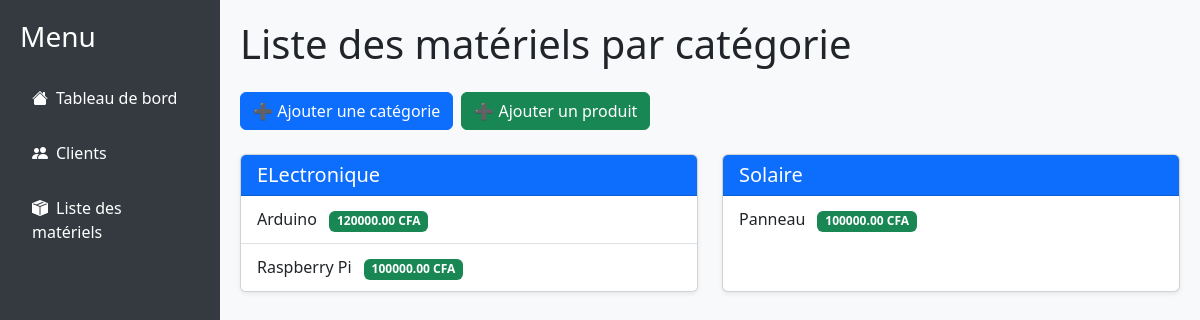
/materiels/, run on an earlier commit of the app's database.
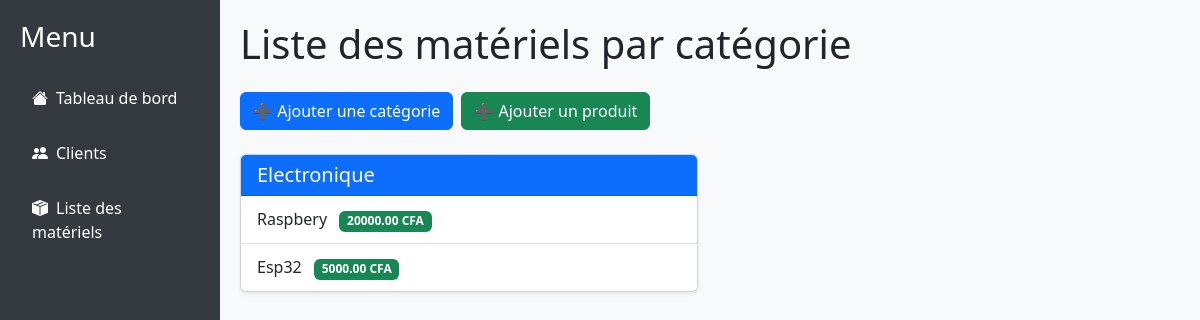
And on a later commit of the database.
### devis_app/models.py (models this page shows, shortened)
class Categorie(models.Model):
    nom = models.CharField(max_length=100)

class Produit(models.Model):
    nom = models.CharField(max_length=100)
    prix = models.DecimalField(max_digits=10, decimal_places=2)
    categorie = models.ForeignKey(Categorie, on_delete=models.CASCADE, null=True)

### devis_app/views.py (the view)
# urls.py: path('materiels/', views.liste_materiels, name='liste_materiels'),
def liste_materiels(request):
    categories = Categorie.objects.all().prefetch_related('produit_set')
    produits = Produit.objects.all()
    return render(request, 'produits/liste_materiels.html', {
        'categories': categories,
        'produits': produits,
    })

### devis_app/templates/produits/liste_materiels.html (shortened to what this page needs)
{% extends "base.html" %}
{% block content %}
<h1 class="mb-4">Liste des matériels par catégorie</h1>
<div class="mb-4 d-flex gap-2">
    <button class="btn btn-primary" data-bs-toggle="modal" data-bs-target="#modalAjouterCategorie">➕ Ajouter une catégorie</button>
    <button class="btn btn-success" data-bs-toggle="modal" data-bs-target="#modalAjouterProduit">➕ Ajouter un produit</button>
</div>
<div class="row row-cols-1 row-cols-md-2 g-4">
{% for categorie in categories %}
    <div class="col">
        <div class="card shadow-sm h-100">
            <div class="card-header bg-primary text-white">
                <h5 class="mb-0">{{ categorie.nom }}</h5>
            </div>
            <ul class="list-group list-group-flush">
                {% for produit in categorie.produit_set.all %}
                <li class="list-group-item d-flex justify-content-between align-items-center produit-item">
                    <div>
                        {{ produit.nom }}
                        <span class="badge bg-success ms-2">{{ produit.prix }} CFA</span>
                    </div>
                </li>
                {% empty %}
                <li class="list-group-item text-muted">Aucun matériel dans cette catégorie.</li>
                {% endfor %}
            </ul>
        </div>
    </div>
{% empty %}
    <p>Aucune catégorie trouvée.</p>
{% endfor %}
</div>
{% endblock %}

What changed in the data, as far as the page shows it:
removed Produit: nom "Raspberry Pi", prix "100000.00"
removed Categorie: nom "Solaire", Produit (nom "Panneau", prix "100000.00")
changed Categorie: nom "ELectronique" → "Electronique"; gains Produit (nom "Esp32", prix "5000.00")
changed Produit: nom "Arduino" → "Raspbery"; prix "120000.00" → "20000.00"
